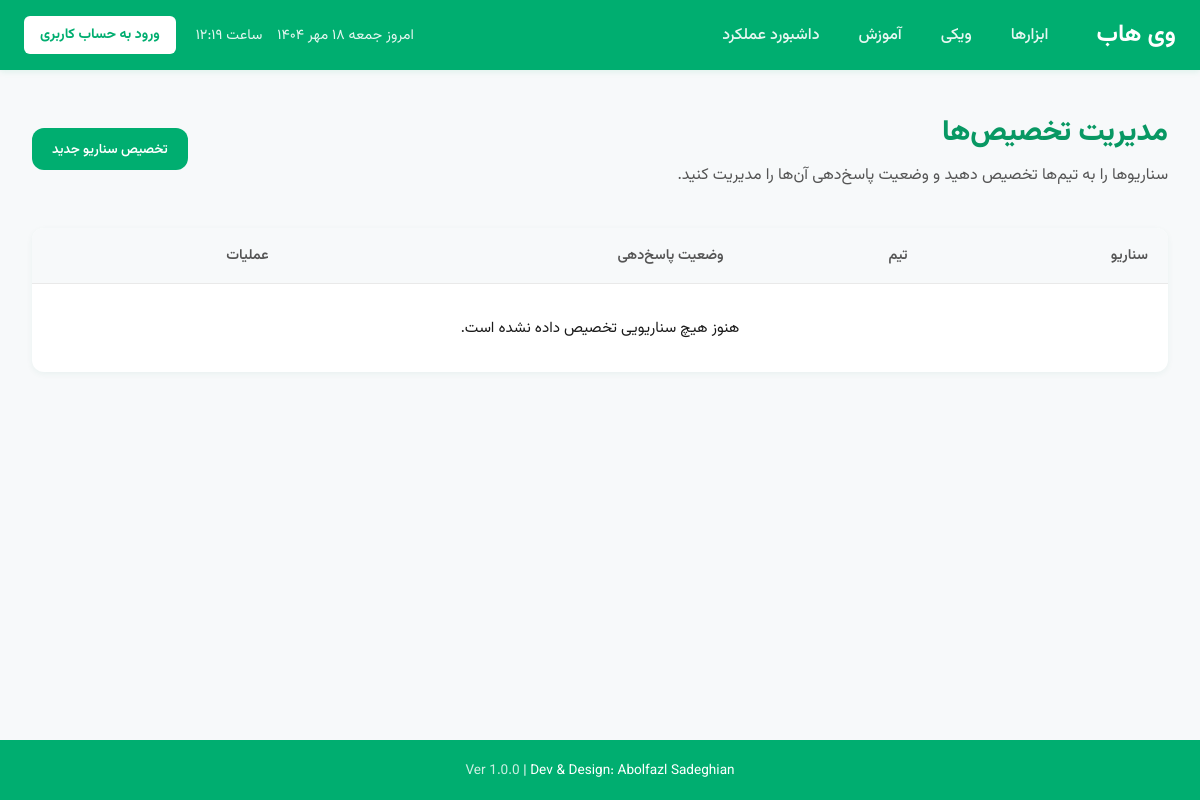
Before: /admin/game/tasks/index.php (signed in) with the older database file.
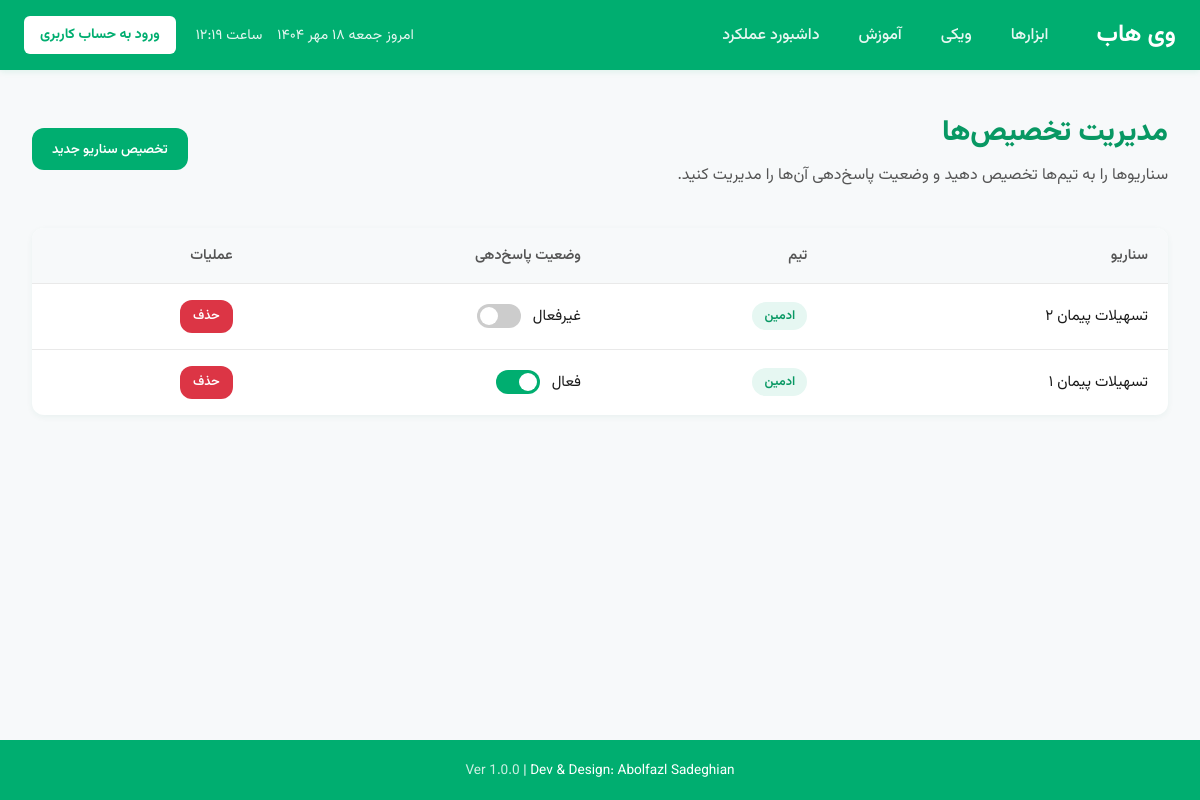
After: the same page with the newer database file.
### tables this page shows
CREATE TABLE ScenarioAssignments (
    id INTEGER PRIMARY KEY AUTOINCREMENT,
    scenario_id INTEGER NOT NULL,
    team_id INTEGER NOT NULL,
    is_active BOOLEAN NOT NULL DEFAULT 1,
    FOREIGN KEY (scenario_id) REFERENCES Scenarios(id) ON DELETE CASCADE,
    FOREIGN KEY (team_id) REFERENCES Teams(id) ON DELETE CASCADE
);

CREATE TABLE Scenarios (
    id INTEGER PRIMARY KEY AUTOINCREMENT,
    title TEXT NOT NULL,
    description TEXT,
    created_at TIMESTAMP DEFAULT CURRENT_TIMESTAMP
);

CREATE TABLE Teams (
    id INTEGER PRIMARY KEY AUTOINCREMENT,
    team_name TEXT NOT NULL,
    team_points INTEGER DEFAULT 0
);

### admin/game/tasks/index.php (the view, shortened to what this page needs)
<?php
require_once __DIR__ . '/../../../db/database.php';
$stmt = $pdo->query("
    SELECT
        sa.id,
        s.title AS scenario_title,
        t.team_name,
        sa.is_active
    FROM ScenarioAssignments sa
    JOIN Scenarios s ON sa.scenario_id = s.id
    JOIN Teams t ON sa.team_id = t.id
    ORDER BY sa.id DESC
");
$assignments = $stmt->fetchAll(PDO::FETCH_ASSOC);
?>
<!DOCTYPE html>
<html lang="fa" dir="rtl">
<head>
</head>
<body>
    <div id="header-placeholder"></div>
    <main>
        <div class="page-toolbar">
            <div>
                <h1 class="page-title">مدیریت تخصیص‌ها</h1>
                <p class="page-subtitle">سناریوها را به تیم‌ها تخصیص دهید و وضعیت پاسخ‌دهی آن‌ها را مدیریت کنید.</p>
            </div>
            <button id="add-assignment-btn" class="btn btn-primary">تخصیص سناریو جدید</button>
        </div>
        <table>
            <thead>
                <tr>
                    <th>سناریو</th>
                    <th>تیم</th>
                    <th>وضعیت پاسخ‌دهی</th>
                    <th>عملیات</th>
                </tr>
            </thead>
            <tbody>
                <?php foreach ($assignments as $assignment) : ?>
                    <tr>
                        <td><?= htmlspecialchars($assignment['scenario_title']) ?></td>
                        <td><span class="team-badge"><?= htmlspecialchars($assignment['team_name']) ?></span></td>
                        <td>
                            <label class="status-toggle" for="status-<?= $assignment['id'] ?>">
                                <span id="status-text-<?= $assignment['id'] ?>"><?= $assignment['is_active'] ? 'فعال' : 'غیرفعال' ?></span>
                                <div class="switch">
                                    <span class="slider"></span>
                                </div>
                            </label>
                        </td>
                        <td>
                            <button class="btn btn-danger" style="font-size: 0.8rem; padding: 0.5em 1em;" onclick="deleteAssignment(<?= $assignment['id'] ?>)">حذف</button>
                        </td>
                    </tr>
                <?php endforeach; ?>
                <?php if (empty($assignments)): ?>
                    <tr>
                        <td colspan="4" style="text-align: center; padding: 2rem;">هنوز هیچ سناریویی تخصیص داده نشده است.</td>
                    </tr>
                <?php endif; ?>
            </tbody>
        </table>
    </main>
    <div id="footer-placeholder"></div>
</body>
</html>

### admin/game/tasks/index.php (style rules this page uses)
:root { --primary-color: #00ae70; --primary-dark: #089863; --primary-light: #e6f7f2; --bg-color: #f7f9fa; --card-bg: #fff; --text-color: #1a1a1a; --secondary-text: #555; --header-text: #fff; --border-color: #e9e9e9; --radius: 12px; --shadow-sm: 0 2px 6px rgba(0, 120, 80, .06); --shadow-md: 0 6px 20px rgba(0, 120, 80, .10); --danger-color: #dc3545; --success-color: #28a745; }
*, *::before, *::after { box-sizing: border-box; margin: 0; padding: 0; font-family: "Vazirmatn", system-ui, sans-serif; }
body { min-height: 100vh; display: flex; flex-direction: column; background: var(--bg-color); color: var(--text-color); }
main { flex: 1; max-width: 1500px; width: 100%; padding: 2.5rem 2rem; margin-inline: auto; }
.page-toolbar { display: flex; justify-content: space-between; align-items: center; margin-bottom: 2.5rem; flex-wrap: wrap; gap: 1.5rem; }
.page-title { color: var(--primary-dark); font-weight: 800; font-size: 1.8rem; margin-block-end: .5rem; }
.page-subtitle { color: var(--secondary-text); font-weight: 400; font-size: 1rem; }
.btn { padding: .8em 1.5em; font-weight: 600; color: white; border: none; border-radius: var(--radius); cursor: pointer; transition: all 0.2s; display: inline-flex; align-items: center; gap: .5em; }
.btn-primary { background-color: var(--primary-color); }
.btn-danger { background-color: var(--danger-color); }
table { width: 100%; border-collapse: collapse; background-color: var(--card-bg); box-shadow: var(--shadow-sm); border-radius: var(--radius); overflow: hidden; }
th, td { padding: 1rem 1.25rem; text-align: right; border-bottom: 1px solid var(--border-color); }
th { background-color: var(--bg-color); font-weight: 600; font-size: 0.9rem; color: var(--secondary-text); }
td { font-size: 0.95rem; }
tbody tr:last-child td { border-bottom: none; }
.team-badge { background-color: var(--primary-light); color: var(--primary-dark); padding: .25rem .75rem; border-radius: 20px; font-size: .8rem; font-weight: 600; display: inline-block; }
.status-toggle { display: flex; align-items: center; gap: .75rem; cursor: pointer; }
.switch { position: relative; display: inline-block; width: 44px; height: 24px; }
.slider { position: absolute; cursor: pointer; top: 0; left: 0; right: 0; bottom: 0; background-color: #ccc; transition: .4s; border-radius: 24px; }
.slider:before { position: absolute; content: ""; height: 18px; width: 18px; left: 3px; bottom: 3px; background-color: white; transition: .4s; border-radius: 50%; }
input:checked+.slider { background-color: var(--primary-color); }
input:checked+.slider:before { transform: translateX(20px); }

Changed rows visible on the page:
added scenarioassignments: scenario.title "تسهیلات پیمان ۲", team.team_name "ادمین", is_active "غیرفعال"
added scenarioassignments: scenario.title "تسهیلات پیمان ۱", team.team_name "ادمین", is_active "فعال"
Other visible differences:
text no longer shown: "هنوز هیچ سناریویی تخصیص داده نشده است."
